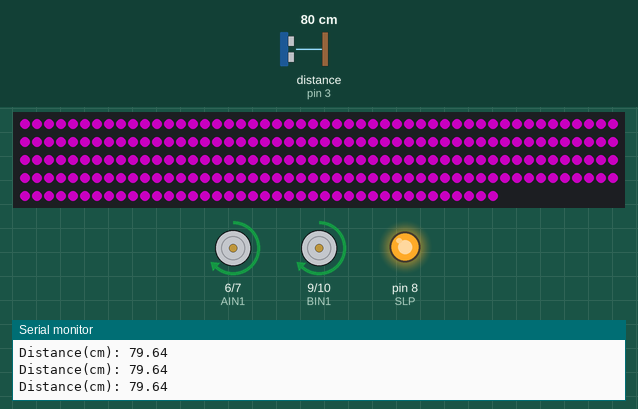
Recording of a sketch running on a simulated Arduino Uno, built with avr-gcc and run on an emulated ATmega328P. Parts: 240 RGB LEDs in strip order, left to right, continuing on the next row, motor-driver pin pairs drawn as motors (green arrow = first pin HIGH = forward, orange = second pin HIGH = backward, longer = more drive), output pins drawn as LEDs (lit = HIGH), the last lines printed to the serial monitor. Wiring (inferred from the names in the program): ultrasonic range finder: trigger pin 2; echo pin 3. Inputs (shaded band) come from the test bench; at power-on: distance to the obstacle (sensor on pin 3) 80 cm. The echo pulse lasts 58.3 µs per cm; dim RGB values are drawn brighter than linear; pins used as bus, display or sensor lines are not drawn.

Above: at 1.2 s.
1.3 s: distance to the obstacle (sensor on pin 3) set to 2 cm
At 1.9 s:
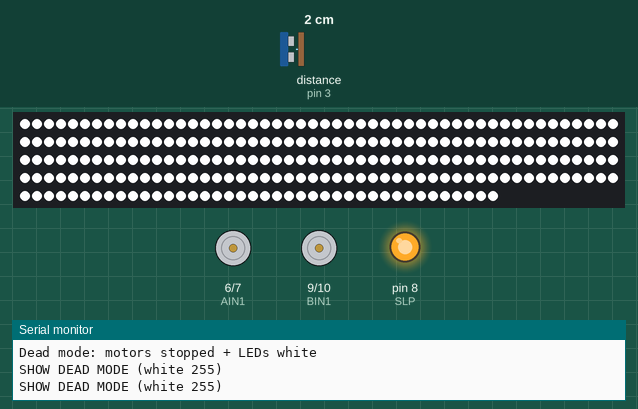
2.8 s: distance to the obstacle (sensor on pin 3) set to 18 cm
At 3.75 s:
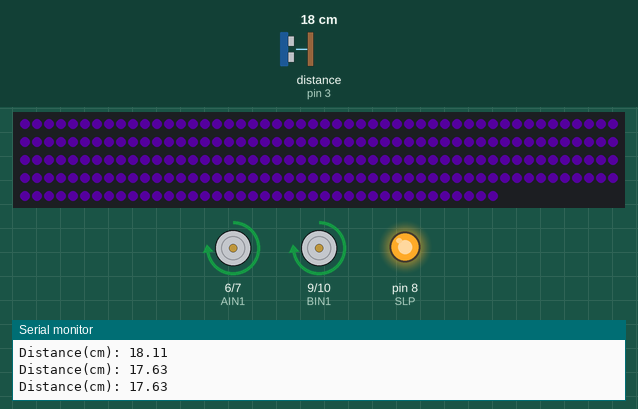
4.7 s: distance to the obstacle (sensor on pin 3) set to 250 cm
At 4.87 s:
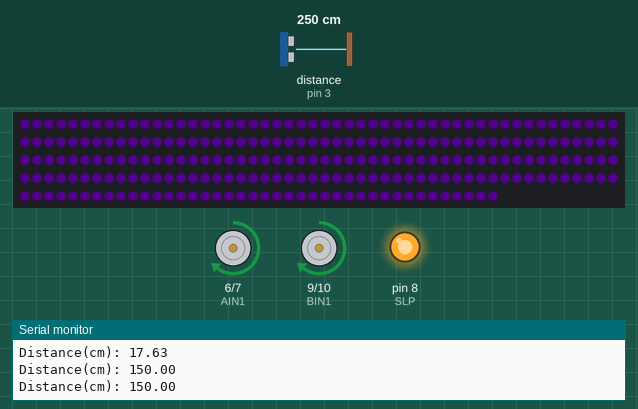
6.6 s: distance to the obstacle (sensor on pin 3) set to 120 cm
At 8.55 s:
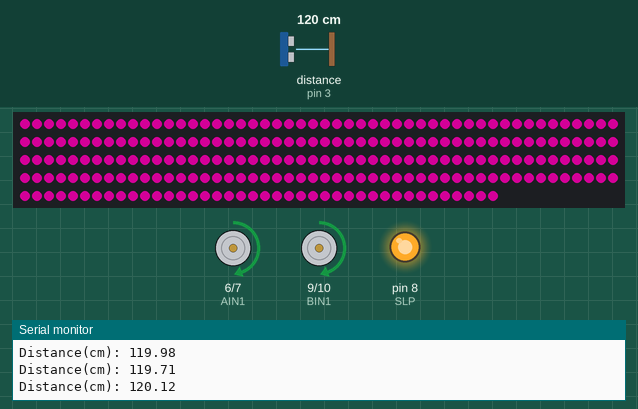
9.5 s: distance to the obstacle (sensor on pin 3) set to 299 cm
At 11.96 s:
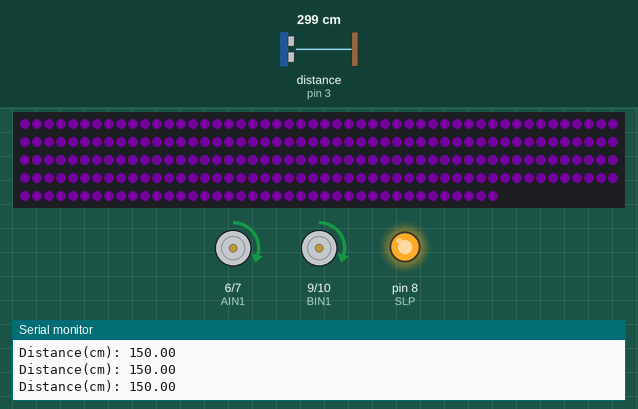
12.4 s: distance to the obstacle (sensor on pin 3) set to 4 cm
At 13.7 s:
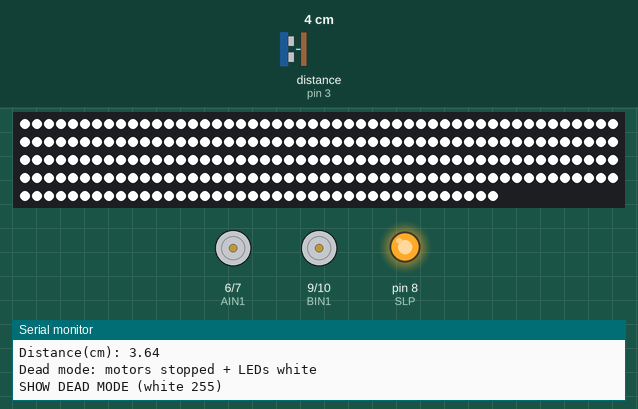
Timing chart, 0 to 15.0 s (numbered marks = the images above; inputs shaded):
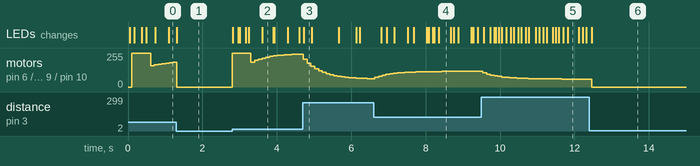

Measured:
- after the input at 1.3 s, the LEDs: change at once (image 1)
- after the input at 2.8 s, motor on pin 6 (AIN1) / pin 7 (AIN2), motor on pin 9 (BIN1) / pin 10 (BIN2): stopped → forward 255/255 at once, → forward 186/255 0.50 s later, → forward 199/255 0.10 s later, → forward 209/255 0.10 s later, … (14 changes in this stretch); the LEDs: first change at once (image 2 shows a later state)
- after the input at 9.5 s, motor on pin 6 (AIN1) / pin 7 (AIN2), motor on pin 9 (BIN1) / pin 10 (BIN2): moves from forward 117/255 to forward 60/255 over 2.1 s, starting at once
- after the input at 12.4 s, motor on pin 6 (AIN1) / pin 7 (AIN2), motor on pin 9 (BIN1) / pin 10 (BIN2): forward 60/255 → stopped after 0.06 s; the LEDs: change after 0.07 s (image 6)

The sketch:

KorallKodeFerdigV2.ino
```cpp
#include <FastLED.h>

// =========================================================
// FASTLED SETUP
// =========================================================
#define LED_PIN 11
#define NUM_LEDS 240
#define LED_TYPE WS2812B
#define COLOR_ORDER GRB
CRGB leds[NUM_LEDS];

// =========================================================
// MOTOR DRIVER PINS (from your motor sketch)
// =========================================================
const int AIN1 = 6, AIN2 = 7, BIN1 = 9, BIN2 = 10, SLP = 8;

// =========================================================
// HC-SR04 PINS
// =========================================================
const uint8_t trigPin = 2;
const uint8_t echoPin = 3;

const uint8_t trigPin2 = 4;
const uint8_t echoPin2 = 5;
// =========================================================
// DISTANCE / MAPPING (LED breathing values)
// =========================================================
const int DIST_DEAD_CM = 10;  // <10cm => dead mode: white 255
const int DIST_NEAR_CM = 0;  // <=20cm => max brightness/speed
const int DIST_FAR_CM = 150;  // >=150cm => min brightness/speed (200+ same)

const uint8_t MIN_BRIGHT = 100;
const uint8_t MAX_BRIGHT = 255;

const float MIN_BPM = 1.0f; //8
const float MAX_BPM = 36.0f; //24

//Linje 270 - Lys sensitivitet

// =========================================================
// MOTOR BEHAVIOR (USE THESE EXACT LEVELS from your motor sketch)
// =========================================================
const int minDistance = 50;     // near for motors
const int maxDistance = 150;    // far for motors
const int deathDistance = 10;   // dead threshold
const int reviveDistance = 15;  // hysteresis for revive

const int minMotorSpeed = 60;
const int maxMotorSpeed = 250;
const float motorSmooth = 0.8f;  // smoothing (0..1), higher = smoother/slower

// Motor startup boost
const int startBoost = 255;  // full power kick
const int boostTime = 500;   // milliseconds
bool motorWasStopped = true;
unsigned long motorStartTime = 0;

// Smoothed motor speed
float smoothedSpeed = (float)minMotorSpeed;

// Dead state with hysteresis
bool coralDead = false;

// =========================================================
// LED OUTPUT THROTTLE
// =========================================================
const uint16_t SHOW_INTERVAL_MS = 40;  // ~40 FPS max output

// =========================================================
// ULTRASONIC TIMING
// =========================================================
const uint32_t PING_PERIOD_US = 100000;                                     // 10 Hz
const uint32_t ECHO_WINDOW_US = (uint32_t)(DIST_FAR_CM * 58.3f + 2500.0f);  // cap wait

// =========================================================
// COLORS
// =========================================================
CRGB colorPurple = CRGB(128, 0, 255);
CRGB colorPink = CRGB(255, 0, 180);

// =========================================================
// HELPERS
// =========================================================
static inline float echoUsToCm(uint32_t echoUs) {
  return (echoUs * 0.0343f) * 0.5f;
}
static inline float clampf(float x, float lo, float hi) {
  if (x < lo) return lo;
  if (x > hi) return hi;
  return x;
}

// Map distance to LED targets (brightness + bpm)
void computeTargetsFromDistance(float dCm, uint8_t &targetBright, float &targetBpm) {
  float d = clampf(dCm, (float)DIST_NEAR_CM, (float)DIST_FAR_CM);
  float t = ((float)DIST_FAR_CM - d) / (float)(DIST_FAR_CM - DIST_NEAR_CM);  // 0 far -> 1 near
  t = clampf(t, 0.0f, 1.0f);

  targetBright = (uint8_t)(MIN_BRIGHT + t * (MAX_BRIGHT - MIN_BRIGHT) + 0.5f);
  targetBpm = MIN_BPM + t * (MAX_BPM - MIN_BPM);
}

// =========================================================
// ULTRASONIC via attachInterrupt on echoPin
// =========================================================
volatile uint32_t echoRiseUs = 0;
volatile uint32_t echoFallUs = 0;
volatile bool echoSeenRise = false;
volatile bool echoPulseDone = false;

bool pingActive = false;
uint32_t pingStartUs = 0;

float distanceCm = (float)DIST_FAR_CM;
bool hasNewDistance = false;

bool ultrasonicBusy() {
  return pingActive;
}

// ISR: track rising and falling edges on echoPin
void echoIsrChange() {
  bool high = (digitalRead(echoPin) == HIGH);
  uint32_t nowUs = micros();

  if (!pingActive) return;

  if (high) {
    echoRiseUs = nowUs;
    echoSeenRise = true;
  } else {
    if (echoSeenRise) {
      echoFallUs = nowUs;
      echoPulseDone = true;
    }
  }
}

void startPing() {
  echoSeenRise = false;
  echoPulseDone = false;
  echoRiseUs = 0;
  echoFallUs = 0;

  pingActive = true;
  pingStartUs = micros();

  digitalWrite(trigPin, LOW);
  delayMicroseconds(2);
  digitalWrite(trigPin, HIGH);
  delayMicroseconds(10);
  digitalWrite(trigPin, LOW);
}

void updateUltrasonic() {
  static uint32_t lastPingUs = 0;
  uint32_t nowUs = micros();

  if (!pingActive) {
    if (nowUs - lastPingUs >= PING_PERIOD_US) {
      lastPingUs = nowUs;
      startPing();
    }
    return;
  }

  if (echoPulseDone) {
    pingActive = false;

    uint32_t widthUs = (echoFallUs >= echoRiseUs) ? (echoFallUs - echoRiseUs) : 0;
    float cm = echoUsToCm(widthUs);

    // clamp far; 200+ behaves exactly like far
    cm = clampf(cm, 0.0f, (float)DIST_FAR_CM);

    distanceCm = cm;
    hasNewDistance = true;
    return;
  }

  // Timeout -> treat as far
  if (nowUs - pingStartUs >= ECHO_WINDOW_US) {
    pingActive = false;
    distanceCm = (float)DIST_FAR_CM;
    hasNewDistance = true;
  }
}

// =========================================================
// MOTOR CONTROL
// =========================================================
void driveMotors(int speed) {
  // speed expected 0..255
  speed = (speed < 0) ? 0 : (speed > 255 ? 255 : speed);

  if (speed == 0) {
    motorWasStopped = true;

    analogWrite(AIN1, 0);
    analogWrite(AIN2, 0);
    analogWrite(BIN1, 0);
    analogWrite(BIN2, 0);
    return;
  }

  // transition from stopped -> moving
  if (motorWasStopped) {
    motorStartTime = millis();
    motorWasStopped = false;
  }

  // startup boost
  if (millis() - motorStartTime < (unsigned long)boostTime) {
    analogWrite(AIN1, startBoost);
    analogWrite(AIN2, 0);
    analogWrite(BIN1, startBoost);
    analogWrite(BIN2, 0);
  } else {
    analogWrite(AIN1, speed);
    analogWrite(AIN2, 0);
    analogWrite(BIN1, speed);
    analogWrite(BIN2, 0);
  }
}

int computeMotorTargetSpeed(float dCm) {
  // Dead handled outside, but safe anyway:
  if (dCm < deathDistance) return 0;

  // Clamp distance for motor mapping to your min/maxDistance
  float d = clampf(dCm, (float)minDistance, (float)maxDistance);

  // Map: far -> slow, near -> fast
  // when d=maxDistance => minMotorSpeed
  // when d=minDistance => maxMotorSpeed
  float t = ((float)maxDistance - d) / (float)(maxDistance - minDistance);  // 0 far -> 1 near
  t = clampf(t, 0.0f, 1.0f);

  float speed = (float)minMotorSpeed + t * (float)(maxMotorSpeed - minMotorSpeed);
  return (int)(speed + 0.5f);
}

// =========================================================
// BREATH CONTROLLER (unchanged)
// =========================================================
struct BreathController {
  float pendingMaxBright = (float)MIN_BRIGHT;
  float pendingBpm = MIN_BPM;

  float cycleMaxBright = (float)MIN_BRIGHT;
  float cycleBpm = MIN_BPM;

  float brightEasePerCycle = 0.22f;
  float bpmEasePerCycle = 0.18f;

  uint16_t phase = 0;

  uint8_t lastOut = 255;
  uint32_t lastShowMs = 0;
  uint32_t lastMs = 0;
} breath;

void updateBreath() {
  uint32_t nowMs = millis();
  uint32_t dtMs = nowMs - breath.lastMs;
  if (dtMs == 0) dtMs = 1;
  breath.lastMs = nowMs;

  // 🔥 Smooth continuously instead of per cycle
  //if too twitchy reduce
  const float brightFollow = 0.08f;   // responsiveness (0.05–0.15 good)
  const float bpmFollow = 0.12f;

  breath.cycleMaxBright += (breath.pendingMaxBright - breath.cycleMaxBright) * brightFollow;
  breath.cycleBpm += (breath.pendingBpm - breath.cycleBpm) * bpmFollow;

  breath.cycleMaxBright = clampf(breath.cycleMaxBright, (float)MIN_BRIGHT, (float)MAX_BRIGHT);
  breath.cycleBpm = clampf(breath.cycleBpm, MIN_BPM, MAX_BPM);

  // Phase advance
  float cyclesPerMs = breath.cycleBpm / 60000.0f;
  uint32_t inc = (uint32_t)(65536.0f * cyclesPerMs * (float)dtMs);
  breath.phase += (uint16_t)inc;

  uint8_t s = sin8((uint8_t)(breath.phase >> 8));

  const uint8_t floorPct = 26;
  uint8_t breathLevel = lerp8by8(floorPct, 255, s);

  uint8_t outBright = (uint8_t)((breath.cycleMaxBright * (float)breathLevel) / 255.0f + 0.5f);

  CRGB c = blend(colorPurple, colorPink, s);
  c.nscale8_video(outBright);

  if ((nowMs - breath.lastShowMs) >= SHOW_INTERVAL_MS && !ultrasonicBusy()) {
    fill_solid(leds, NUM_LEDS, c);
    FastLED.show();
    breath.lastShowMs = nowMs;
  }
}


// =========================================================
// SETUP / LOOP
// =========================================================
void setup() {
  pinMode(trigPin, OUTPUT);
  pinMode(echoPin, INPUT);
  digitalWrite(trigPin, LOW);

  // Motors
  pinMode(AIN1, OUTPUT);
  pinMode(AIN2, OUTPUT);
  pinMode(BIN1, OUTPUT);
  pinMode(BIN2, OUTPUT);
  pinMode(SLP, OUTPUT);
  digitalWrite(SLP, HIGH);

  // Stop motors initially
  driveMotors(0);

  // LEDs
  FastLED.addLeds<LED_TYPE, LED_PIN, COLOR_ORDER>(leds, NUM_LEDS);
  FastLED.clear(true);
  FastLED.show();

  Serial.begin(115200);
  //Serial.println("Starting... (echo on D3 interrupt, trig on D2) + Motors enabled");

  int irq = digitalPinToInterrupt(echoPin);
  if (irq == NOT_AN_INTERRUPT) {
    //Serial.println("ERROR: echoPin does not support external interrupt on this board.");
  } else {
    attachInterrupt(irq, echoIsrChange, CHANGE);
    //Serial.print("Attached interrupt number: ");
    //Serial.println(irq);
  }
}

void loop() {
  updateUltrasonic();

  if (hasNewDistance) {
    hasNewDistance = false;

    float d = distanceCm;
    if (d > DIST_FAR_CM) d = (float)DIST_FAR_CM;

    Serial.print("Distance(cm): ");
    Serial.println(d);

    // ---------------- DEAD/REVIVE LOGIC (for motors + LED dead mode) ----------------
    if (!coralDead && d < (float)deathDistance) coralDead = true;
    if (coralDead && d > (float)reviveDistance) coralDead = false;

    //Serial.print("coralDead: ");
    //Serial.println(coralDead ? "true" : "false");

    // ---------------- MOTOR TARGETS ----------------
    int targetSpeed = coralDead ? 0 : computeMotorTargetSpeed(d);

    // Smooth motor speed
    smoothedSpeed = smoothedSpeed * motorSmooth + (float)targetSpeed * (1.0f - motorSmooth);
    int finalSpeed = coralDead ? 0 : (int)(smoothedSpeed + 0.5f);
/*
    Serial.print("Motor targetSpeed=");
    Serial.print(targetSpeed);
    Serial.print(" smoothedSpeed=");
    Serial.print(smoothedSpeed, 2);
    Serial.print(" finalSpeed=");
    Serial.println(finalSpeed);
*/
    driveMotors(finalSpeed);

    // ---------------- LED TARGETS (only when not dead) ----------------
    if (!coralDead) {
      uint8_t tBright;
      float tBpm;
      computeTargetsFromDistance(d, tBright, tBpm);

      breath.pendingMaxBright = (float)tBright;
      breath.pendingBpm = tBpm;
/*
      Serial.print("Pending LED targets -> Bright=");
      Serial.print(tBright);
      Serial.print(" BPM=");
      Serial.println(tBpm, 2);
      */
    } else {
      Serial.println("Dead mode: motors stopped + LEDs white");
    }
  }

  // DEAD MODE output (LEDs white + motors already stopped by logic)
  if (coralDead) {
    static uint32_t lastDeadShow = 0;
    uint32_t nowMs = millis();
    if ((nowMs - lastDeadShow) >= SHOW_INTERVAL_MS && !ultrasonicBusy()) {
      FastLED.setBrightness(255);
      fill_solid(leds, NUM_LEDS, CRGB::White);
      FastLED.show();
      lastDeadShow = nowMs;
      Serial.println("SHOW DEAD MODE (white 255)");
    }
    return;
  }

  // Normal breathing LEDs
  updateBreath();

  // extra ultrasonic tick
  updateUltrasonic();
}
```
